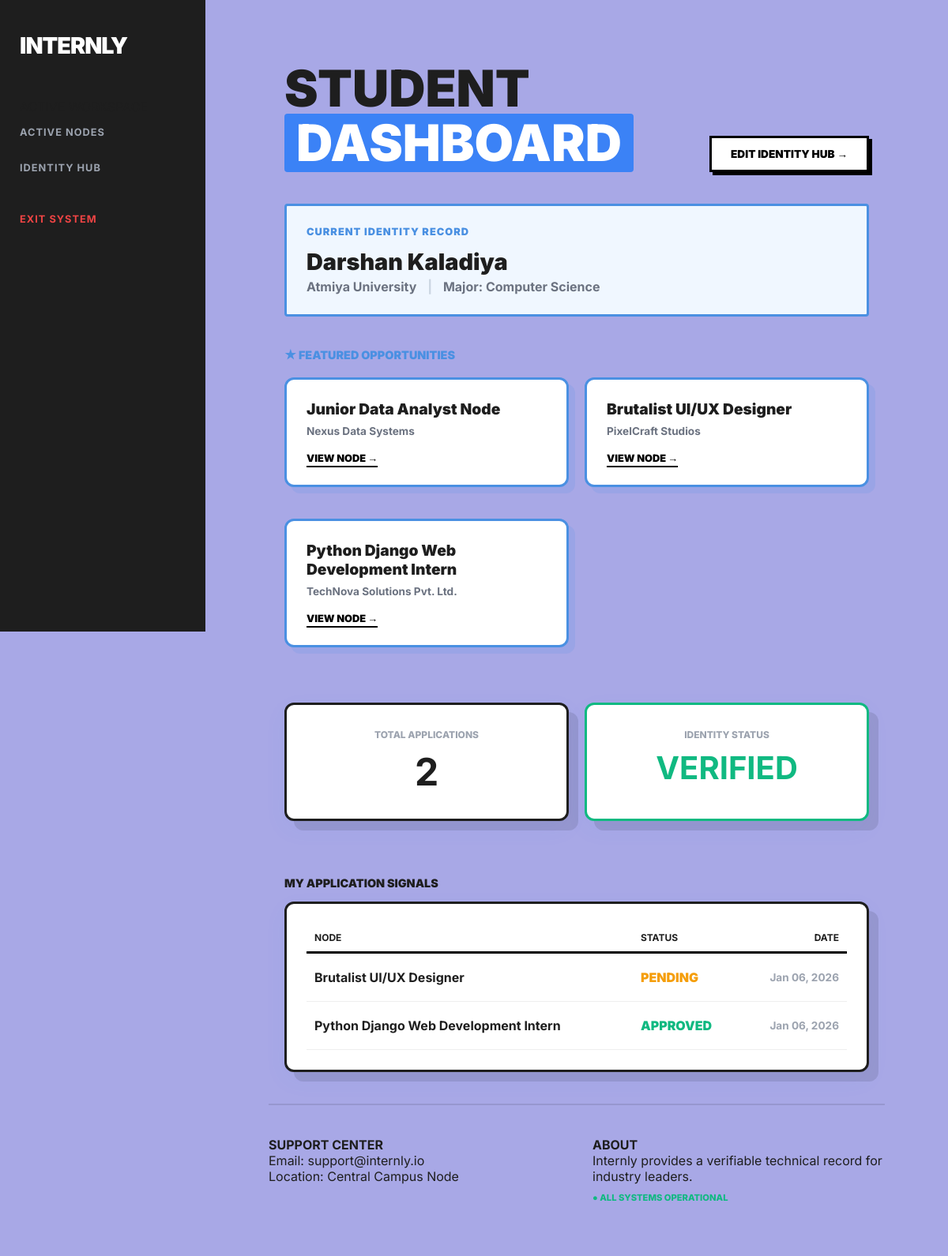
/student/dashboard/ (signed in), run on an earlier commit of the app's database.
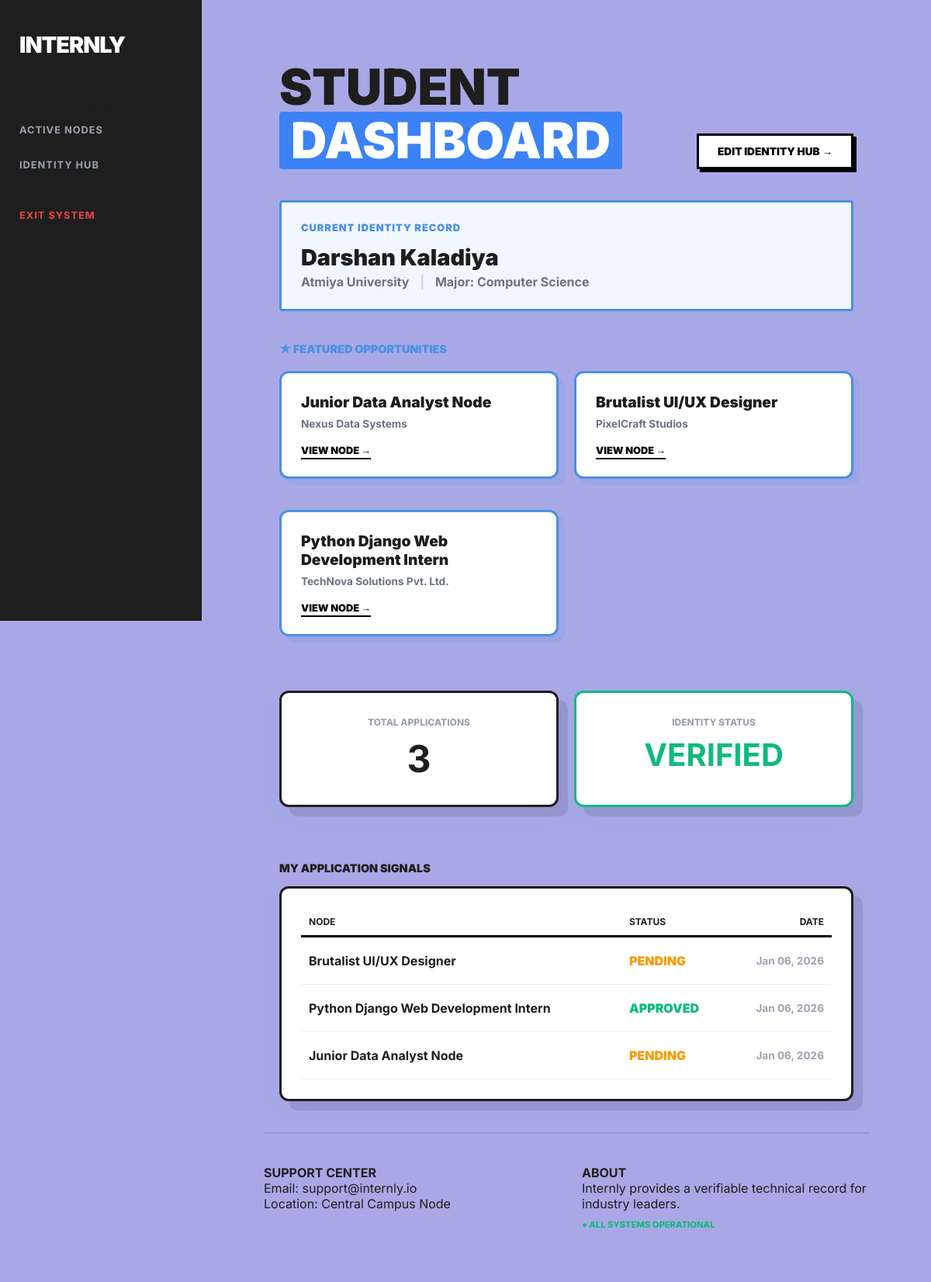
And on a later commit of the database.
### management/models.py (models this page shows, shortened)
class Internship(models.Model):
    title = models.CharField(max_length=200)
    company_name = models.CharField(max_length=200)
    location = models.CharField(max_length=200)
    stipend = models.CharField(max_length=100)
    deadline = models.DateField()
    required_skills = models.TextField()
    description = models.TextField()
    faculty = models.ForeignKey(User, on_delete=models.CASCADE)
    external_apply_link = models.URLField(blank=True, null=True)

class Application(models.Model):
    STATUS_CHOICES = (
        ('PENDING', 'Pending'),
        ('APPROVED', 'Approved'),
        ('REJECTED', 'Rejected'),
    )
    student = models.ForeignKey(User, on_delete=models.CASCADE)
    internship = models.ForeignKey(Internship, on_delete=models.CASCADE)
    status = models.CharField(max_length=10, choices=STATUS_CHOICES, default='PENDING')
    applied_at = models.DateTimeField(auto_now_add=True)

### management/views.py (the view)
# urls.py: path('student/dashboard/', views.student_dashboard, name='student_dashboard'),
@login_required
def student_dashboard(request):
    profile = get_object_or_404(UserProfile, user=request.user)
    applications = Application.objects.filter(student=request.user)
    featured_nodes = Internship.objects.all().order_by('-id')[:3]
    return render(request, 'management/student_dashboard.html', {
        'applications': applications,
        'total_apps': applications.count(),
        'featured_nodes': featured_nodes,
        'profile': profile
    })

### management/templates/management/student_dashboard.html (shortened to what the changed rows need)
{% extends 'management/base.html' %}
{% block content %}
<div class="dashboard-container" style="max-width: 1200px; margin: 0 auto; padding: 20px;">
    <div class="dashboard-header">
        <div>
            <h1 class="main-header" style="margin: 0; line-height: 1;">STUDENT<br><span class="highlight-blue">DASHBOARD</span></h1>
        </div>
    </div>
    <div style="display: grid; grid-template-columns: repeat(auto-fit, minmax(280px, 1fr)); gap: 20px; margin-bottom: 50px;">
        {% for node in featured_nodes %}
            <div class="workspace-card" style="padding: 25px; border: 3px solid #4a90e2; box-shadow: 8px 8px 0px rgba(74, 144, 226, 0.15); background: white;">
                <h4 style="margin: 0; font-size: 1.2rem; font-weight: 900;">{{ node.title }}</h4>
                <p style="margin: 8px 0; font-weight: 700; color: #6b7280; font-size: 0.85rem;">{{ node.company_name }}</p>
                <div style="margin-top: 15px;">
                    <a href="{% url 'internship_detail' node.pk %}" style="color: black; font-weight: 900; text-decoration: none; font-size: 0.8rem; border-bottom: 2px solid black; padding-bottom: 2px;">VIEW NODE →</a>
                </div>
            </div>
        {% empty %}
            <p style="color: #9ca3af; font-weight: 800;">DEPLOYING NEW NODES SOON...</p>
        {% endfor %}
    </div>
    <div style="display: grid; grid-template-columns: repeat(auto-fit, minmax(200px, 1fr)); gap: 20px; margin-bottom: 50px;">
        <div class="workspace-card" style="padding: 30px; text-align: center; background: white;">
            <p style="font-weight: 800; color: #9ca3af; font-size: 0.75rem; text-transform: uppercase;">TOTAL APPLICATIONS</p>
            <h2 style="font-size: 3rem; margin: 10px 0 0;">{{ total_apps }}</h2>
        </div>
        <div class="workspace-card" style="padding: 30px; text-align: center; border-color: #10b981; background: white;">
            <h2 style="font-size: 2.5rem; color: #10b981; margin: 10px 0 0;">VERIFIED</h2>
        </div>
    </div>
    <div class="workspace-card" style="padding: 25px; background: white; overflow-x: auto;">
        {% if applications %}
            <table style="width: 100%; border-collapse: collapse; min-width: 500px;">
                <thead>
                    <tr style="border-bottom: 3px solid black;">
                        <th align="left" style="padding: 10px; font-size: 0.75rem;">NODE</th>
                        <th align="left" style="padding: 10px; font-size: 0.75rem;">STATUS</th>
                        <th align="right" style="padding: 10px; font-size: 0.75rem;">DATE</th>
                    </tr>
                </thead>
                <tbody>
                    {% for app in applications %}
                    <tr style="border-bottom: 1px solid #eee;">
                        <td style="padding: 20px 10px; font-weight: 700;">{{ app.internship.title }}</td>
                        <td style="padding: 10px; font-weight: 900; text-transform: uppercase; color: {% if app.status == 'APPROVED' %}#10b981{% elif app.status == 'REJECTED' %}#ef4444{% else %}#f59e0b{% endif %};">
                            {{ app.status }}
                        </td>
                        <td align="right" style="padding: 10px; color: #9ca3af; font-size: 0.85rem; font-weight: 700;">{{ app.applied_at|date:"M d, Y" }}</td>
                    </tr>
                    {% endfor %}
                </tbody>
            </table>
        {% else %}
            <p style="text-align: center; color: #9ca3af; font-weight: 800; padding: 40px;">NO APPLICATION SIGNALS DETECTED.</p>
        {% endif %}
    </div>
</div>
{% endblock %}

What changed in the data, as far as the page shows it:
added Application: internship "Junior Data Analyst Node", status "PENDING", applied_at "Jan 06, 2026"
Also different on the page:
{{ total_apps }}: "2" → "3"
